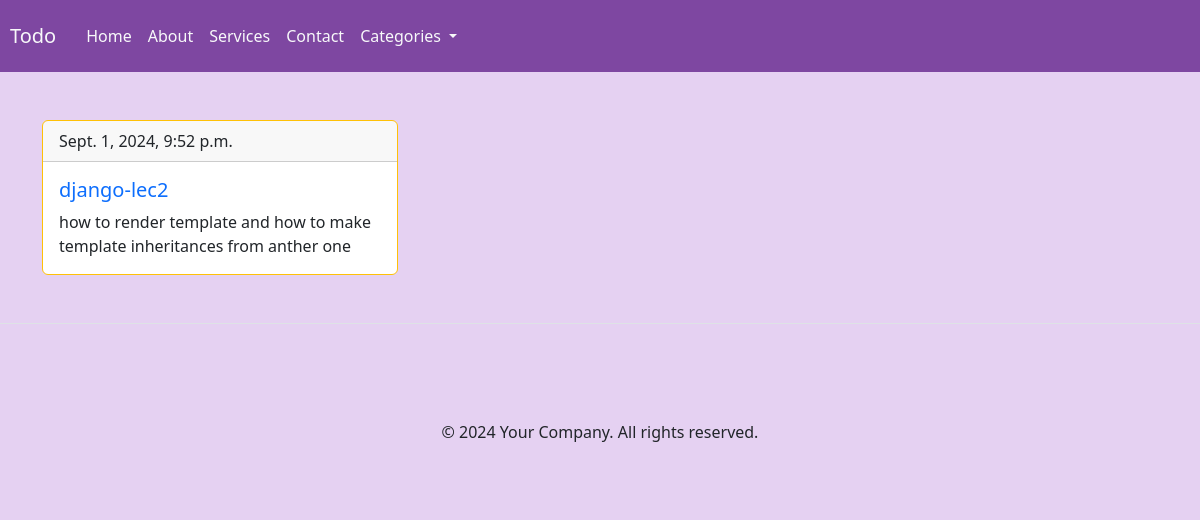
Page /todosstatus/COMPELETED on the committed database.
### main/models.py (models this page shows, shortened)
class Task(models.Model):
	STATUS_CHOICES=[
		('PENDING','PENDING'),
		('IN PROGRESS','IN PROGRESS'),
		('COMPELETED','COMPELETED'),
	]
	title=models.CharField(max_length=100)
	description=models.TextField()
	deadlin=models.DateField(null=False,blank=False)
	created_at=models.DateTimeField(auto_now_add=True)
	status=models.CharField(max_length=12,choices=STATUS_CHOICES,default='PENDING')
	priorty=models.IntegerField(validators=[MinValueValidator(1),MaxValueValidator(10)],default=2)
	category=models.ForeignKey(Category,on_delete=models.CASCADE)

### main/views.py (the view)
# urls.py: path('todosstatus/<str:st>',todo_by_status,name='status'),
def todo_by_status(request,st):
	todos=Task.objects.filter(status=st)
	context={
		'todos':todos
	}
	return render(request,'main/todosstatus.html',context)

### main/templates/main/todosstatus.html (shortened to what this page needs)
{% extends "main/components/base.html" %}
{% block content%}
 <div class="container">
    <div class="row row-cols-1 row-cols-md-2 row-cols-lg-3 g-4 mt-4">
        {% for todo in todos %}
        <div class="col">
            <div class="card border-warning mb-5">
                <div class="card-header">{{todo.created_at}}</div>
                <div class="card-body">
                    <a href='{% url "detail" todo.id %}'><h5>{{ todo.title }}</h5></a>
                    <p class="card-text">{{todo.description}}</p>
                </div>
            </div>
        </div>
        {% endfor %}
    </div>
</div>
{% endblock %}

### main/templates/main/components/base.html (style rules this page uses)
html, body { height: 100%; margin: 0; background-color: #e5d1f2; }
a { text-decoration: none; }

### rows in the picture
Task: created_at "Sept. 1, 2024, 9:52 p.m.", title "django-lec2", description "how to render template and how to make template inheritances from anther one"
